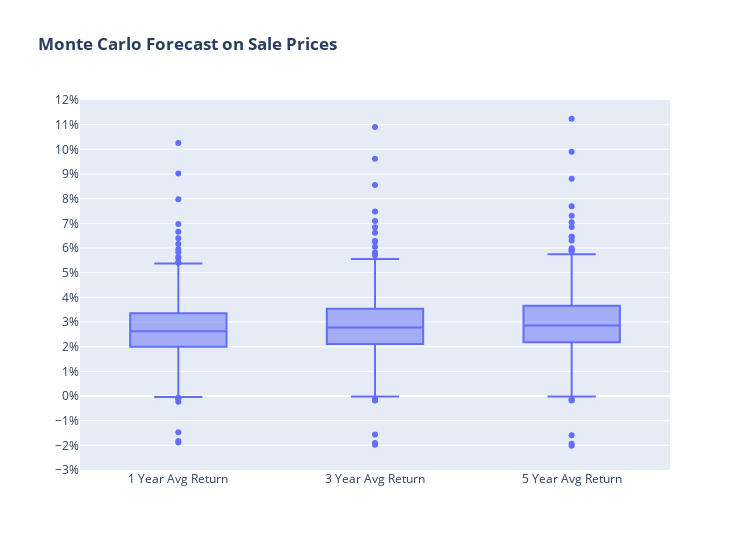

Write notebook code for a chart like this one.
### Code cell
# Plot for monte carlo 1,3,5 year returns (used in presentation)

def mc_boxplot_func():
    
    mc_df = pd.DataFrame(data=mc_data)
    
    mc_boxplot = px.box(mc_df, title="<b>Monte Carlo Forecast on Sale Prices</b>",
                        y=["1 Year Avg Return","3 Year Avg Return", "5 Year Avg Return"],
                        width=750,
                        height=550
                       )

    mc_boxplot.update_layout(
        yaxis= dict(
        tickformat=',.0%',
        range= [-0.03,.12],
        title='',
        dtick=.01
        ),
        xaxis= dict(
        title='',
        )
    )  
    
    return mc_boxplot

mc_boxplot_func() #this line is just for show in this notebook but the above function should be used for the dashboard

### Figure 1 — Plotly figure (JSON) as saved in the notebook; plotly's stock layout.template omitted (floating-point values rounded to 4 significant figures; data arrays with more than 128 entries replaced by an {"elided": "..."} marker saying what was removed)
{"data": [{"alignmentgroup": "True", "hovertemplate": "variable=%{x}<br>value=%{y}<extra></extra>", "legendgroup": "", "marker": {"color": "#636efa"}, "name": "", "notched": false, "offsetgroup": "", "orientation": "v", "showlegend": false, "type": "box", "x": {"elided": "2706 str values"}, "x0": " ", "xaxis": "x", "y": {"elided": "2706 float values"}, "y0": " ", "yaxis": "y"}], "layout": {"boxmode": "group", "height": 550, "legend": {"tracegroupgap": 0}, "title": {"text": "<b>Monte Carlo Forecast on Sale Prices</b>"}, "width": 750, "xaxis": {"anchor": "y", "domain": [0, 1], "title": {"text": ""}}, "yaxis": {"anchor": "x", "domain": [0, 1], "dtick": 0.01, "range": [-0.03, 0.12], "tickformat": ",.0%", "title": {"text": ""}}}}
